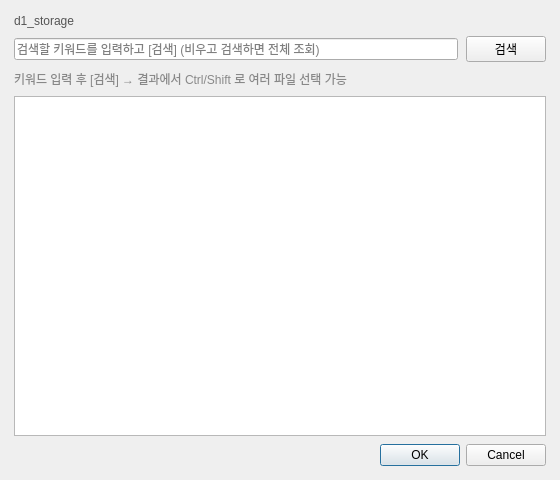
<?xml version="1.0" encoding="UTF-8"?>
<ui version="4.0">
 <class>D1BrowserDialog</class>
 <widget class="QDialog" name="D1BrowserDialog">
  <property name="geometry">
   <rect>
    <x>0</x>
    <y>0</y>
    <width>560</width>
    <height>480</height>
   </rect>
  </property>
  <property name="windowTitle">
   <string>D1 검색</string>
  </property>
  <layout class="QVBoxLayout" name="verticalLayout">
   <property name="leftMargin"><number>14</number></property>
   <property name="topMargin"><number>14</number></property>
   <property name="rightMargin"><number>14</number></property>
   <property name="bottomMargin"><number>14</number></property>
   <property name="spacing"><number>8</number></property>
   <item>
    <widget class="QLabel" name="lbl_path">
     <property name="text"><string>d1_storage</string></property>
     <property name="styleSheet"><string notr="true">color: #555;</string></property>
     <property name="wordWrap"><bool>true</bool></property>
    </widget>
   </item>
   <item>
    <layout class="QHBoxLayout" name="horizontalLayout_search">
     <item>
      <widget class="QLineEdit" name="le_search">
       <property name="placeholderText"><string>검색할 키워드를 입력하고 [검색] (비우고 검색하면 전체 조회)</string></property>
       <property name="clearButtonEnabled"><bool>true</bool></property>
      </widget>
     </item>
     <item>
      <widget class="QPushButton" name="btn_refresh">
       <property name="text"><string>검색</string></property>
      </widget>
     </item>
    </layout>
   </item>
   <item>
    <widget class="QLabel" name="lbl_hint">
     <property name="text"><string>키워드 입력 후 [검색] → 결과에서 Ctrl/Shift 로 여러 파일 선택 가능</string></property>
     <property name="styleSheet"><string notr="true">color: #888; font-size: 9pt;</string></property>
    </widget>
   </item>
   <item>
    <widget class="QListWidget" name="list_files">
     <property name="selectionMode">
      <enum>QAbstractItemView::ExtendedSelection</enum>
     </property>
    </widget>
   </item>
   <item>
    <widget class="QDialogButtonBox" name="buttonBox">
     <property name="standardButtons">
      <set>QDialogButtonBox::Cancel|QDialogButtonBox::Ok</set>
     </property>
    </widget>
   </item>
  </layout>
 </widget>
 <resources/>
 <connections/>
</ui>
